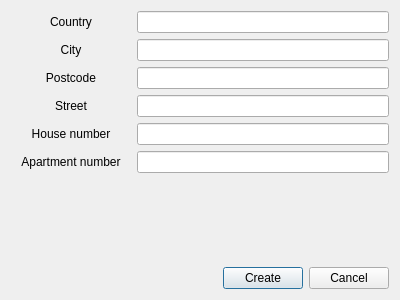
<?xml version="1.0" encoding="UTF-8"?>
<ui version="4.0">
 <class>AddressDialog</class>
 <widget class="QDialog" name="AddressDialog">
  <property name="geometry">
   <rect>
    <x>0</x>
    <y>0</y>
    <width>400</width>
    <height>300</height>
   </rect>
  </property>
  <property name="sizePolicy">
   <sizepolicy hsizetype="Fixed" vsizetype="Fixed">
    <horstretch>0</horstretch>
    <verstretch>0</verstretch>
   </sizepolicy>
  </property>
  <property name="windowTitle">
   <string>Dialog</string>
  </property>
  <layout class="QVBoxLayout" name="verticalLayout">
   <item>
    <layout class="QFormLayout" name="main_section">
     <property name="sizeConstraint">
      <enum>QLayout::SetDefaultConstraint</enum>
     </property>
     <item row="0" column="0">
      <widget class="QLabel" name="country_label">
       <property name="minimumSize">
        <size>
         <width>120</width>
         <height>0</height>
        </size>
       </property>
       <property name="text">
        <string>Country</string>
       </property>
       <property name="alignment">
        <set>Qt::AlignCenter</set>
       </property>
      </widget>
     </item>
     <item row="1" column="0">
      <widget class="QLabel" name="city_label">
       <property name="minimumSize">
        <size>
         <width>120</width>
         <height>0</height>
        </size>
       </property>
       <property name="text">
        <string>City</string>
       </property>
       <property name="alignment">
        <set>Qt::AlignCenter</set>
       </property>
      </widget>
     </item>
     <item row="2" column="0">
      <widget class="QLabel" name="postcode_label">
       <property name="minimumSize">
        <size>
         <width>120</width>
         <height>0</height>
        </size>
       </property>
       <property name="text">
        <string>Postcode</string>
       </property>
       <property name="alignment">
        <set>Qt::AlignCenter</set>
       </property>
      </widget>
     </item>
     <item row="3" column="0">
      <widget class="QLabel" name="street_label">
       <property name="minimumSize">
        <size>
         <width>120</width>
         <height>0</height>
        </size>
       </property>
       <property name="text">
        <string>Street</string>
       </property>
       <property name="alignment">
        <set>Qt::AlignCenter</set>
       </property>
      </widget>
     </item>
     <item row="4" column="0">
      <widget class="QLabel" name="house_label">
       <property name="minimumSize">
        <size>
         <width>120</width>
         <height>0</height>
        </size>
       </property>
       <property name="text">
        <string>House number</string>
       </property>
       <property name="alignment">
        <set>Qt::AlignCenter</set>
       </property>
      </widget>
     </item>
     <item row="5" column="0">
      <widget class="QLabel" name="apartment_label">
       <property name="minimumSize">
        <size>
         <width>120</width>
         <height>0</height>
        </size>
       </property>
       <property name="text">
        <string>Apartment number</string>
       </property>
       <property name="alignment">
        <set>Qt::AlignCenter</set>
       </property>
      </widget>
     </item>
     <item row="0" column="1">
      <widget class="QLineEdit" name="country_line_edit"/>
     </item>
     <item row="1" column="1">
      <widget class="QLineEdit" name="city_line_edit"/>
     </item>
     <item row="2" column="1">
      <widget class="QLineEdit" name="postcode_line_edit"/>
     </item>
     <item row="3" column="1">
      <widget class="QLineEdit" name="street_line_edit"/>
     </item>
     <item row="4" column="1">
      <widget class="QLineEdit" name="house_line_edit"/>
     </item>
     <item row="5" column="1">
      <widget class="QLineEdit" name="apartment_line_edit"/>
     </item>
    </layout>
   </item>
   <item>
    <spacer name="sections_spacer">
     <property name="orientation">
      <enum>Qt::Vertical</enum>
     </property>
     <property name="sizeHint" stdset="0">
      <size>
       <width>20</width>
       <height>40</height>
      </size>
     </property>
    </spacer>
   </item>
   <item>
    <layout class="QHBoxLayout" name="button_section">
     <item>
      <spacer name="button_spacer">
       <property name="orientation">
        <enum>Qt::Horizontal</enum>
       </property>
       <property name="sizeHint" stdset="0">
        <size>
         <width>40</width>
         <height>20</height>
        </size>
       </property>
      </spacer>
     </item>
     <item>
      <widget class="QPushButton" name="create_button">
       <property name="text">
        <string>Create</string>
       </property>
      </widget>
     </item>
     <item>
      <widget class="QPushButton" name="cancel_button">
       <property name="text">
        <string>Cancel</string>
       </property>
      </widget>
     </item>
    </layout>
   </item>
  </layout>
 </widget>
 <resources/>
 <connections>
  <connection>
   <sender>cancel_button</sender>
   <signal>clicked()</signal>
   <receiver>AddressDialog</receiver>
   <slot>reject()</slot>
   <hints>
    <hint type="sourcelabel">
     <x>361</x>
     <y>275</y>
    </hint>
    <hint type="destinationlabel">
     <x>656</x>
     <y>362</y>
    </hint>
   </hints>
  </connection>
 </connections>
</ui>
